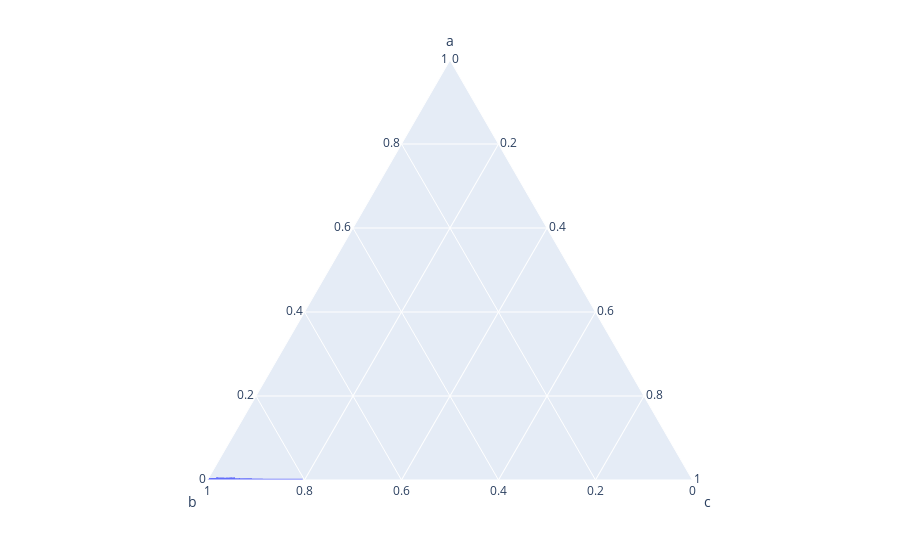

Write notebook code for a chart like this one.
### Code cell
px.line_ternary(a=data['co2_consump'], b=data['gdp'], c=data['life_exp'])

### Figure 1 — Plotly figure (JSON) as saved in the notebook; plotly's stock layout.template omitted (floating-point values rounded to 4 significant figures; data arrays with more than 128 entries replaced by an {"elided": "..."} marker saying what was removed)
{"data": [{"a": {"elided": "3675 float values"}, "b": {"elided": "3675 float values"}, "c": {"elided": "3675 float values"}, "hovertemplate": "a=%{a}<br>b=%{b}<br>c=%{c}<extra></extra>", "legendgroup": "", "line": {"color": "#636efa", "dash": "solid"}, "marker": {"symbol": "circle"}, "mode": "lines", "name": "", "showlegend": false, "subplot": "ternary", "type": "scatterternary"}], "layout": {"legend": {"tracegroupgap": 0}, "margin": {"t": 60}, "ternary": {"aaxis": {"title": {"text": "a"}}, "baxis": {"title": {"text": "b"}}, "caxis": {"title": {"text": "c"}}, "domain": {"x": [0, 1], "y": [0, 1]}}}}
